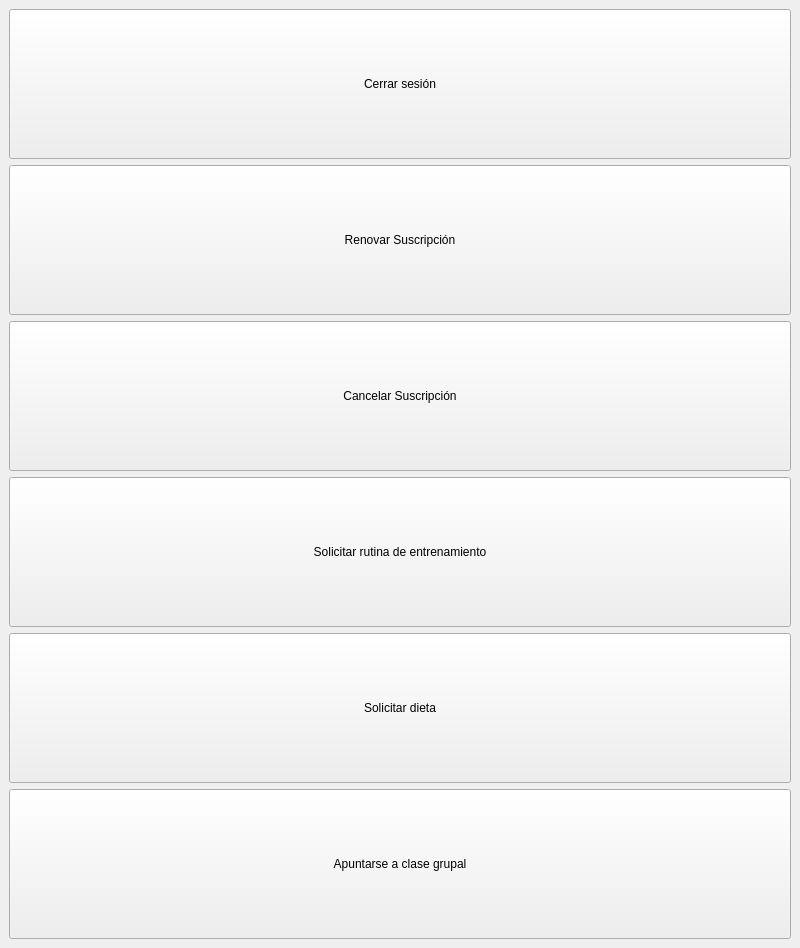
<?xml version="1.0" encoding="UTF-8"?>
<ui version="4.0">
 <class>MainWindow</class>
 <widget class="QMainWindow" name="MainWindow">
  <property name="geometry">
   <rect>
    <x>0</x>
    <y>0</y>
    <width>800</width>
    <height>600</height>
   </rect>
  </property>
  <property name="windowTitle">
   <string>MainWindow</string>
  </property>
  <widget class="QWidget" name="centralwidget">
   <layout class="QVBoxLayout" name="verticalLayout">
    <item>
     <widget class="QPushButton" name="pushButtonCerrar">
      <property name="minimumSize">
       <size>
        <width>0</width>
        <height>150</height>
       </size>
      </property>
      <property name="text">
       <string>Cerrar sesión</string>
      </property>
     </widget>
    </item>
    <item>
     <widget class="QPushButton" name="pushButtonRenovar">
      <property name="minimumSize">
       <size>
        <width>0</width>
        <height>150</height>
       </size>
      </property>
      <property name="text">
       <string>Renovar Suscripción</string>
      </property>
     </widget>
    </item>
    <item>
     <widget class="QPushButton" name="pushButtonCancelar">
      <property name="minimumSize">
       <size>
        <width>0</width>
        <height>150</height>
       </size>
      </property>
      <property name="text">
       <string>Cancelar Suscripción</string>
      </property>
     </widget>
    </item>
    <item>
     <widget class="QPushButton" name="pushButtonRutina">
      <property name="minimumSize">
       <size>
        <width>0</width>
        <height>150</height>
       </size>
      </property>
      <property name="text">
       <string>Solicitar rutina de entrenamiento</string>
      </property>
     </widget>
    </item>
    <item>
     <widget class="QPushButton" name="pushButtonDieta">
      <property name="minimumSize">
       <size>
        <width>0</width>
        <height>150</height>
       </size>
      </property>
      <property name="text">
       <string>Solicitar dieta</string>
      </property>
     </widget>
    </item>
    <item>
     <widget class="QPushButton" name="pushButtonClase">
      <property name="minimumSize">
       <size>
        <width>0</width>
        <height>150</height>
       </size>
      </property>
      <property name="text">
       <string>Apuntarse a clase grupal</string>
      </property>
     </widget>
    </item>
   </layout>
  </widget>
 </widget>
 <resources/>
 <connections/>
</ui>
